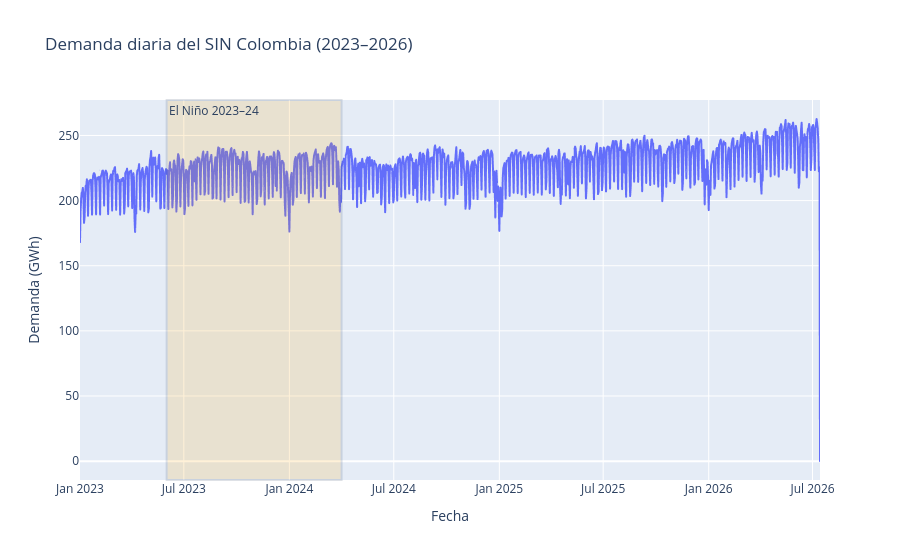

Write notebook code for a chart like this one.
### Code cell
df_demanda = con.execute("""
    SELECT
        fecha,
        valor_kwh,
        valor_kwh / 1e6 AS valor_gwh,
        DAYOFWEEK(fecha) AS dia_semana
    FROM demanda_sin
    ORDER BY fecha
""").df()

df_demanda["fecha"] = pd.to_datetime(df_demanda["fecha"])

fig = px.line(
    df_demanda,
    x="fecha",
    y="valor_gwh",
    title="Demanda diaria del SIN Colombia (2023–2026)",
    labels={"fecha": "Fecha", "valor_gwh": "Demanda (GWh)"},
)

fig.add_vrect(
    x0="2023-06-01", x1="2024-04-01",
    fillcolor="orange", opacity=0.15,
    annotation_text="El Niño 2023–24",
    annotation_position="top left",
)

fig.update_layout(hovermode="x unified")
fig.show()

print(f"\nEstadísticas demanda (GWh):")
print(df_demanda["valor_gwh"].describe().round(1))

# Ver el dato sospechoso de 0
print(f"\nDatos con demanda < 100 GWh (posibles errores):")
print(df_demanda[df_demanda["valor_gwh"] < 100][["fecha", "valor_gwh"]])

### Figure 1 — Plotly figure (JSON) as saved in the notebook; plotly's stock layout.template omitted (floating-point values rounded to 4 significant figures; data arrays with more than 128 entries replaced by an {"elided": "..."} marker saying what was removed)
{"data": [{"hovertemplate": "Fecha=%{x}<br>Demanda (GWh)=%{y}<extra></extra>", "legendgroup": "", "line": {"color": "#636efa", "dash": "solid"}, "marker": {"symbol": "circle"}, "mode": "lines", "name": "", "showlegend": false, "type": "scattergl", "x": {"elided": "1291 str values"}, "xaxis": "x", "y": {"elided": "1291 float values"}, "yaxis": "y"}], "layout": {"annotations": [{"showarrow": false, "text": "El Niño 2023–24", "x": "2023-06-01", "xanchor": "left", "xref": "x", "y": 1, "yanchor": "top", "yref": "y domain"}], "hovermode": "x unified", "legend": {"tracegroupgap": 0}, "shapes": [{"fillcolor": "orange", "opacity": 0.15, "type": "rect", "x0": "2023-06-01", "x1": "2024-04-01", "xref": "x", "y0": 0, "y1": 1, "yref": "y domain"}], "title": {"text": "Demanda diaria del SIN Colombia (2023–2026)"}, "xaxis": {"anchor": "y", "domain": [0, 1], "title": {"text": "Fecha"}}, "yaxis": {"anchor": "x", "domain": [0, 1], "title": {"text": "Demanda (GWh)"}}}}
